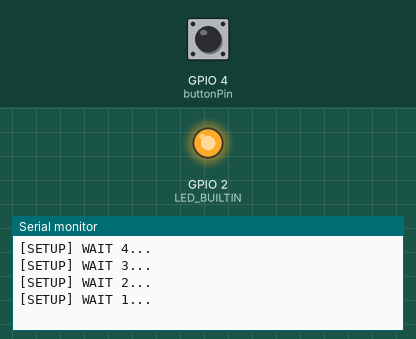
A sketch run on a simulated ESP8266 (NodeMCU). Parts: output pins drawn as LEDs (lit = HIGH, except the on-board LED, lit = LOW), the last lines printed to the serial monitor. Inputs (shaded band) come from the test bench; at power-on: GPIO 4 (buttonPin) HIGH. WiFi joins after 1.5 s; servers stay silent unless stated; uploads are accepted with an empty reply.

Above: at 5.2 s.
5.3 s: GPIO 4 (buttonPin) pulled LOW for 1 s
At 5.66 s:
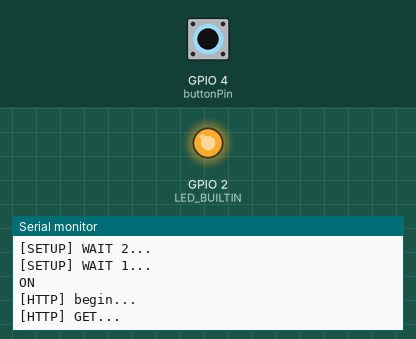
At 7.1 s:
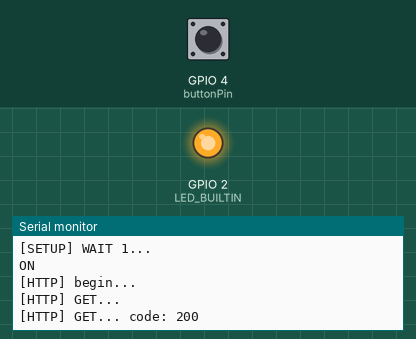
Timing chart, 0 to 8.6 s (numbered marks = the images above; inputs shaded):
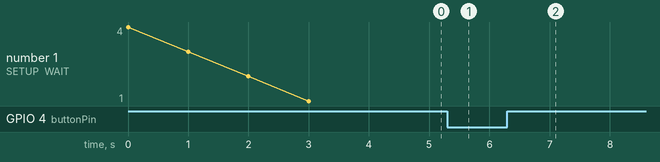

The sketch:

BitrafDoorOpener.ino
```cpp
#include <Arduino.h>
#include <ESP8266WiFi.h>
#include <ESP8266WiFiMulti.h>
#include <ESP8266HTTPClient.h>

ESP8266WiFiMulti WiFiMulti;

const int buttonPin = 4;
int buttonState = HIGH;
int lastState = HIGH;

void setup() {
  pinMode(buttonPin, INPUT_PULLUP);
  pinMode(LED_BUILTIN, OUTPUT);

  Serial.begin(115200);
  Serial.println();
  Serial.println();
  Serial.println();

  for(uint8_t t = 4; t > 0; t--) {
    Serial.printf("[SETUP] WAIT %d...\n", t);
    Serial.flush();
    delay(1000);
  }

  WiFiMulti.addAP("bitraf", "grimbadgerassault");
  WiFiMulti.addAP("bitraf24", "grimbadgerassault");

}


void openDoor() {
  HTTPClient http;

  Serial.print("[HTTP] begin...\n");
  http.begin("http://mattis.io/bitraf.php?key=fn3uht8g945hgerhg98rehyoi3hretu3438ttjjggr");

  Serial.print("[HTTP] GET...\n");

  int httpCode = http.GET();

  if(httpCode > 0) {
      Serial.printf("[HTTP] GET... code: %d\n", httpCode);

      if(httpCode == HTTP_CODE_OK) {
          String payload = http.getString();
          Serial.println(payload);
      }
  } else {
      Serial.printf("[HTTP] GET... failed, error: %s\n", http.errorToString(httpCode).c_str());
  }

  http.end();
}


void loop() {
  if((WiFiMulti.run() == WL_CONNECTED)) {
    digitalWrite(LED_BUILTIN, LOW);

    buttonState = digitalRead(buttonPin);

    if( lastState != buttonState ) {
      if( buttonState == LOW ) {
        Serial.println( "ON" );
        openDoor();
      }

      lastState = buttonState;
    }

  } else {
    digitalWrite(LED_BUILTIN, HIGH);
    delay(1000);
    digitalWrite(LED_BUILTIN, LOW);
    delay(900);
  }


  delay(100);
}
```

Measured:
- after the input at 5.3 s, the serial monitor: prints a new line after 0.20 s (image 1)
